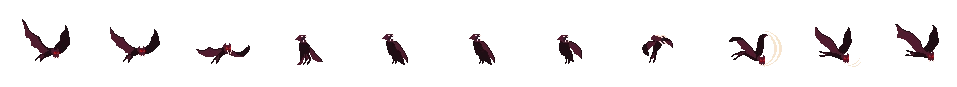
#> input picture assets/creatures/bat_attack.webp, 957 x 87 px
$ python -i verify_sprite_assets.py   (imports and definitions only)
#> lines starting #> are read from the running program, lines starting #| are printed output that depends on the picture; after the words box and inside, x2 and y2 are one past the last pixel; in counts of white or black regions, pixels touching at a corner belong together
#> further down, picture is the input picture: PIL image 957x87 RGBA; mean R, G, B, A 10.2, 7.6, 8.3, 16.9
#!/usr/bin/env python3
"""Verify required sprite assets and write QA manifests.

This is intended for StoryOS/ComfyUI batches and release checks. It derives the
required tower/enemy/species/equipment sprites from Rust source, validates that the files
exist and are nonblank WebP images, and writes:

    tmp/sprite_manifest.json
    tmp/sprite_report.md

Run:
    .venv/bin/python tools/verify_sprite_assets.py
    .venv/bin/python tools/verify_sprite_assets.py --format png  # generation inputs
"""

from __future__ import annotations

import argparse
import json
import re
import sys
from pathlib import Path

from PIL import Image, ImageStat

ROOT = Path(__file__).resolve().parents[1]
DATA = ROOT / "src" / "data.rs"
MONSTER = ROOT / "src" / "monster.rs"
EQUIPMENT = ROOT / "src" / "equipment.rs"
OUT = ROOT / "tmp" / "sprite_manifest.json"
REPORT = ROOT / "tmp" / "sprite_report.md"


# [70 lines left out: functions parse_sprite_names, parse_equipment_sprite_names, parse_species_ids, alpha_nonblank, not called in this run]


def visible_mean(img: Image.Image) -> float:
    rgba = img.convert("RGBA")
    alpha = rgba.getchannel("A")
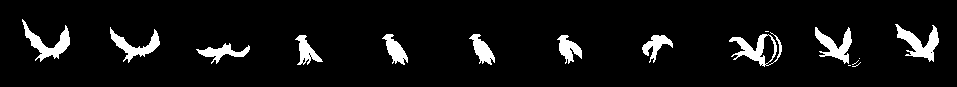
#> alpha: PIL image 957x87 L; 6.6% white; 16 white regions (5 under 20 px), largest, box (x1, y1, x2, y2) and area: (895, 24, 939, 62) 697, (22, 19, 70, 62) 660, (729, 32, 782, 67) 656
    bbox = alpha.getbbox()
#> bbox = (22, 19, 939, 67)
    if bbox is None:
        return 0.0
    crop = rgba.crop(bbox).convert("RGB")
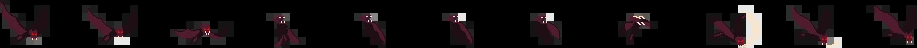
#> crop: PIL image 917x48 RGB; mean R, G, B 18.2, 13.3, 14.6
    stat = ImageStat.Stat(crop)
    return sum(stat.mean) / 3.0


# [127 lines left out: functions inspect, expected, write_report, main, not called in this run]


# [2 lines not run here, left out]

>>> from PIL import Image
>>> picture = Image.open('../assets/creatures/bat_attack.webp')
>>> result = visible_mean(picture)
#> result = 15.36
